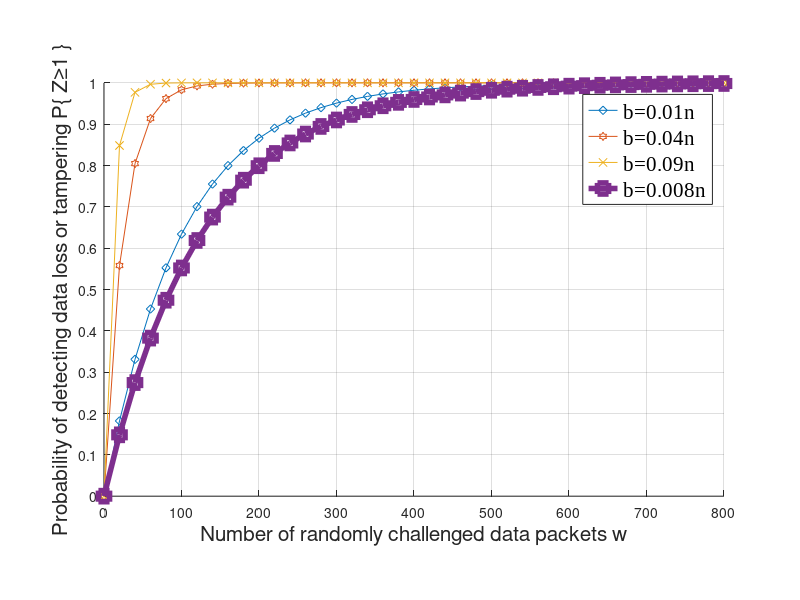

This chart was generated by the following MATLAB code:
%%%%%%%%%%%%%%%%%%%%%%%%%%%%%%%%%%%%%%%%%%%%%%%%%%%%%%%%%%%%%%%%%%%%%%%%%%
axis([0 800 0 1]);
set(gca,'XTick',[0:100:800]) %x-axis range 0-800, interval 100
set(gca,'YTick',[0:0.1:1]) %Y-axis range 0-1, interval 0.1
axis square;
hold on;
% Add titles and tags
%title('');
xlabel('Number of randomly challenged data packets w','FontSize',15);
ylabel('Probability of detecting data loss or tampering P\{ Z≥1 \}','FontSize',15);

n=1;
barray =[0.01*n;0.04*n;0.09*n;0.008*n];
x=[];
y1=[];
y2=[];
y3=[];
y4=[];
sevices=800;
i =0;
while i <= sevices
    x = [x;i] ;
    j=1;
    while j <= 4
        if j==1
            y1= [y1;1-((n-barray(j))/n)^i];
        end
        if j==2
            y2= [y2;1-((n-barray(j))/n)^i];
        end
        if j==3
            y3= [y3;1-((n-barray(j))/n)^i];
        end
        if j==4
            y4= [y4;1-((n-barray(j))/n)^i];
        end
        j=j+1;
    end

    i=i+20;
end

plot(x,y1,'-d',x,y2,'-h',x,y3,'-x',x,y4,'-s','linewidth',4,'MarkerSize',8); % linear, color, marker
h=legend('b=0.01n','b=0.04n','b=0.09n','b=0.008n');   % Upper right corner mark
set(h,'FontName','Times New Roman','FontSize',15,'FontWeight','normal')
grid on
pbaspect([1.5 1 1])
